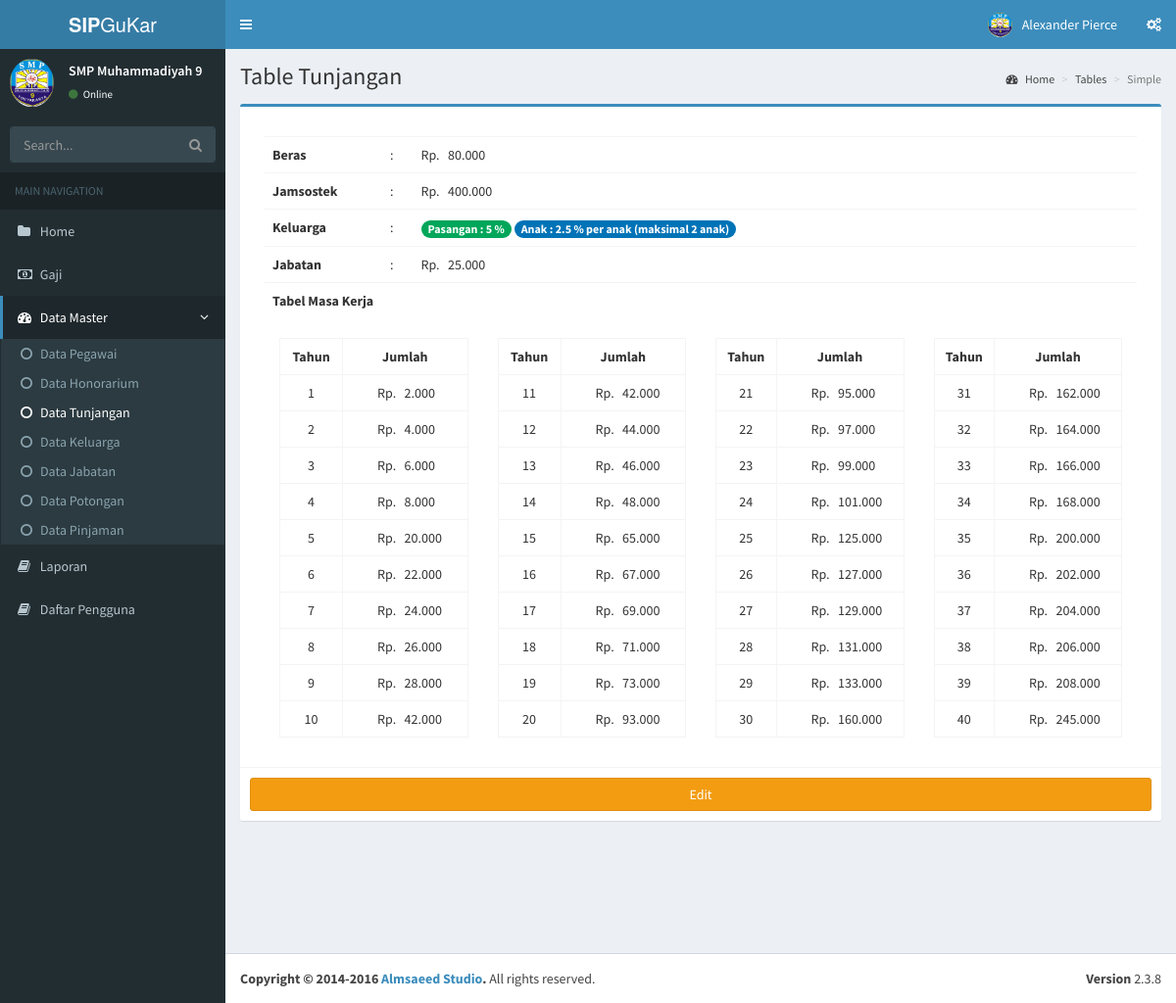
/index.php/tunjangan, run on the app's committed database.
### tables this page shows
CREATE TABLE `tunjangan` (
  `id_tunjangan` set('1') NOT NULL,
  `beras` int(11) DEFAULT NULL,
  `jamsostek` int(11) DEFAULT NULL,
  `klg_psg` float DEFAULT NULL,
  `klg_anak` float DEFAULT NULL,
  `jabatan` int(11) DEFAULT NULL,
  `created_at` timestamp NOT NULL DEFAULT current_timestamp(),
  `created_by` int(11) DEFAULT NULL
);

CREATE TABLE `masakerja` (
  `id_masakerja` int(11) NOT NULL,
  `tahun` int(11) NOT NULL,
  `jml_mk` int(50) NOT NULL,
  `created_at` timestamp NOT NULL DEFAULT current_timestamp(),
  `created_by` int(11) DEFAULT NULL
);

### application/libraries/Template.php (called while the page is built)
<?php if ( ! defined('BASEPATH')) exit('No direct script access allowed');
class Template {
		var $template_data = array();
		function set($name, $value)
		{
			$this->template_data[$name] = $value;
		}
		function load($template = '', $view = '' , $view_data = array(), $return = FALSE)
		{
			$this->CI =& get_instance();
			$this->set('contents', $this->CI->load->view($view, $view_data, TRUE));
			return $this->CI->load->view($template, $this->template_data, $return);
		}
}

### application/controllers/Tunjangan.php (called while the page is built, shortened)
<?php
class Tunjangan extends CI_Controller {
	public function index()
	{
		$data['title'] = 'Table Tunjangan';
		$data['tunjangan']= $this->M_tunjangan->get_tunjangan()->row_array();
		$data['masakerjas']= $this->M_masakerja->get_masakerja()->result_array();
		$this->template->load('index', 'tunjangan/table_tunjangan', $data);
	}
}

### index.php (called while the page is built, shortened)
<?php
require_once BASEPATH.'core/CodeIgniter.php';

### application/models/M_tunjangan.php (called while the page is built, shortened)
<?php
class M_tunjangan extends CI_Model{
	public function get_tunjangan()
	{
		$this->db->where('id_tunjangan', 1);
		return $this->db->get('tunjangan');
	}
}

### application/models/M_masakerja.php (called while the page is built, shortened)
<?php
class M_masakerja extends CI_Model{
	public function get_masakerja()
	{
		return $this->db->get('masakerja');
	}
}

### application/views/tunjangan/table_tunjangan.php (the view)
<section class="content">
	<div class="row">
		<div class="col-md-12">
			<div class="box box-primary">
				<div class="box-header"></div>
				<div class="box-body">
					<div class="col-md-12">
						<table class="table table-hover text-left">
							<tbody>
								<tr>
									<th width="120px">Beras</th>
									<td width="20px" style="padding-right: 20px">:</td>
									<td class=""><?php echo 'Rp. &nbsp;&nbsp;'.number_format($tunjangan['beras'],0,',','.');?></td>
								</tr>
								<tr>
									<th>Jamsostek</th>
									<td>:</td>
									<td><?php echo 'Rp. &nbsp;&nbsp;'.number_format($tunjangan['jamsostek'],0,',','.');?></td>
								</tr>
								<tr>
									<th>Keluarga</th>
									<td>:</td>
									<td>
										<span class="badge bg-green"><?php echo 'Pasangan : '.$tunjangan['klg_psg']*(100).' %';?></span>
										<span class="badge bg-blue"><?php echo 'Anak : '.$tunjangan['klg_anak']*(100).' % per anak (maksimal 2 anak)';?></span>
									</td>
								</tr>
								<tr>
									<th>Jabatan</th>
									<td>:</td>
									<td><?php echo 'Rp. &nbsp;&nbsp;'.number_format($tunjangan['jabatan'],0,',','.');?></td>
								</tr>
								<tr>
									<th colspan="3">Tabel Masa Kerja</th>
								</tr>
							</tbody>
						</table>
						<div class="pull-left col-md-3">
							<table class="table text-center table-bordered table-hover">
								<tr>
									<th>Tahun</th>
									<th>Jumlah</th>
								</tr>
								<?php $tahun = 1; foreach ($masakerjas as $key => $masakerja) : ?>
								<tr>
									<td><?php echo $tahun++; ?></td>
									<td style="text-align: left; padding-left: 35px;"><?php echo 'Rp. &nbsp;&nbsp;'.number_format($masakerja['jml_mk'],0,',','.');?></td>
								</tr>
								<?php if ($key === 9) break; endforeach; ?>
							</table>
						</div>
						<div class="pull-left col-md-3">
							<table class="table text-center table-bordered table-hover">
								<tr>
									<th>Tahun</th>
									<th>Jumlah</th>
								</tr>
								<?php $tahun = 11; foreach ($masakerjas as $key => $masakerja) :
								if ($key<10) continue;?>
								<tr>
									<td><?php echo $tahun++; ?></td>
									<td style="text-align: left; padding-left: 35px;"><?php echo 'Rp. &nbsp;&nbsp;'.number_format($masakerja['jml_mk'],0,',','.');?></td>
								</tr>
								<?php if ($key === 19) break; endforeach; ?>
							</table>
						</div>
						<div class="pull-left col-md-3">
							<table class="table text-center table-bordered table-hover">
								<tr>
									<th>Tahun</th>
									<th>Jumlah</th>
								</tr>
								<?php $tahun = 21; foreach ($masakerjas as $key => $masakerja) :
								if ($key<20) continue; ?>
								<tr>
									<td><?php echo $tahun++; ?></td>
									<td style="text-align: left; padding-left: 35px;"><?php echo 'Rp. &nbsp;&nbsp;'.number_format($masakerja['jml_mk'],0,',','.');?></td>
								</tr>
								<?php  if ($key === 29) break; endforeach;  ?>
							</table>
						</div>
						<div class="pull-left col-md-3">
							<table class="table text-center table-bordered table-hover">
								<tr>
									<th>Tahun</th>
									<th>Jumlah</th>
								</tr>
								<?php $tahun = 31; foreach ($masakerjas as $key => $masakerja) :
								if ($key<30) continue; ?>
								<tr>
									<td><?php echo $tahun++; ?></td>
									<td style="text-align: left; padding-left: 35px;"><?php echo 'Rp. &nbsp;&nbsp;'.number_format($masakerja['jml_mk'],0,',','.');?></td>
								</tr>
								<?php endforeach;  ?>
							</table>
						</div>
					</div>
				</div>
				<div class="box-footer">
					<a href="<?php echo site_url('tunjangan/edit')?>" class="pull-right btn btn-warning edit-btn btn-block">Edit</a>
				</div>
			</div>
		</div>
		<div class="col-md-1"></div>
	</div>
</section>
</div>

### data on the page
tunjangan: beras "80.000", jamsostek "400.000", $tunjangan['klg_psg']*(100) "5", $tunjangan['klg_anak']*(100) "2.5", jabatan "25.000"
masakerja: jml_mk "2.000"
masakerja: jml_mk "4.000"
masakerja: jml_mk "6.000"
masakerja: jml_mk "8.000"
masakerja: jml_mk "20.000"
masakerja: jml_mk "22.000"
masakerja: jml_mk "24.000"
masakerja: jml_mk "26.000"
masakerja: jml_mk "28.000"
masakerja: jml_mk "42.000"
masakerja: jml_mk "42.000"
masakerja: jml_mk "44.000"
masakerja: jml_mk "46.000"
masakerja: jml_mk "48.000"
masakerja: jml_mk "65.000"
masakerja: jml_mk "67.000"
masakerja: jml_mk "69.000"
masakerja: jml_mk "71.000"
masakerja: jml_mk "73.000"
masakerja: jml_mk "93.000"
masakerja: jml_mk "95.000"
masakerja: jml_mk "97.000"
masakerja: jml_mk "99.000"
masakerja: jml_mk "101.000"
masakerja: jml_mk "125.000"
masakerja: jml_mk "127.000"
masakerja: jml_mk "129.000"
masakerja: jml_mk "131.000"
masakerja: jml_mk "133.000"
masakerja: jml_mk "160.000"
masakerja: jml_mk "162.000"
masakerja: jml_mk "164.000"
masakerja: jml_mk "166.000"
masakerja: jml_mk "168.000"
masakerja: jml_mk "200.000"
masakerja: jml_mk "202.000"
masakerja: jml_mk "204.000"
masakerja: jml_mk "206.000"
masakerja: jml_mk "208.000"
masakerja: jml_mk "245.000"

### other printed values
$title "Table Tunjangan"
